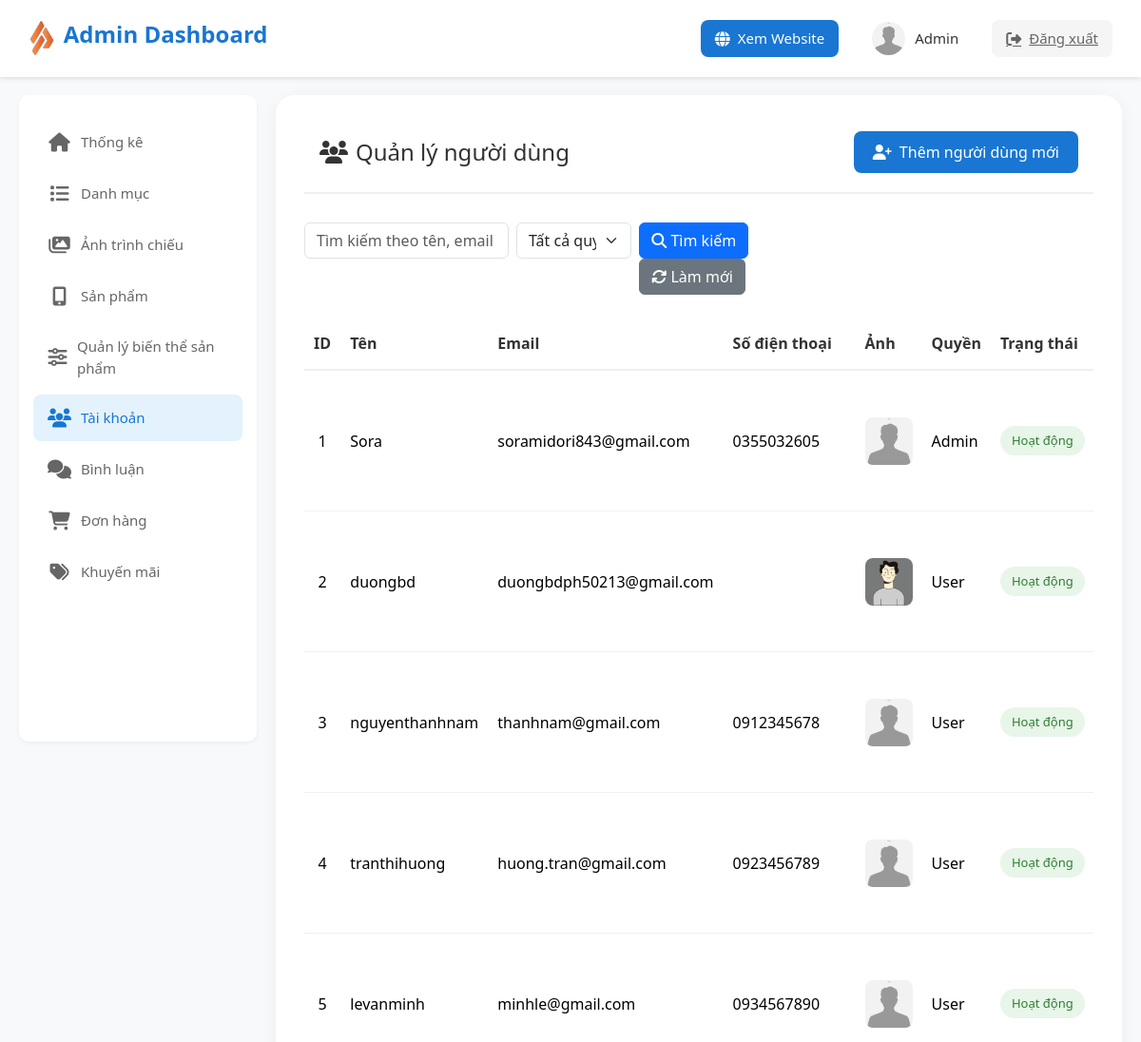
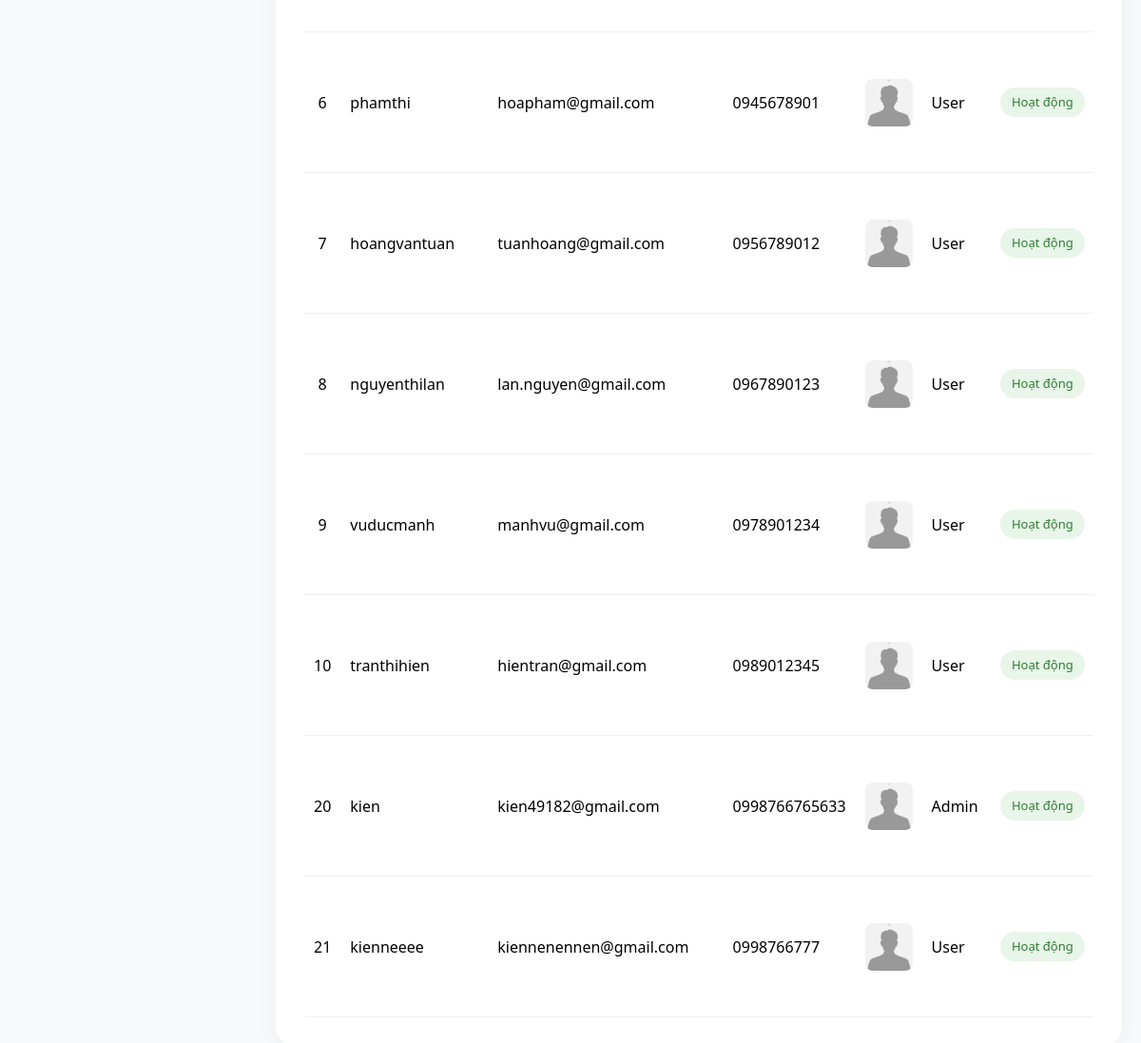
/admin/index.php?action=user (signed in), run on the app's committed database (2 pictures, top to bottom).
### tables this page shows
CREATE TABLE `users` (
  `user_id` int(11) NOT NULL,
  `username` varchar(50) NOT NULL,
  `password` varchar(255) NOT NULL,
  `email` varchar(100) NOT NULL,
  `fullname` varchar(100) DEFAULT NULL,
  `phone` varchar(20) DEFAULT NULL,
  `address` text DEFAULT NULL,
  `avatar` varchar(255) DEFAULT NULL,
  `role_id` int(11) DEFAULT NULL,
  `status` tinyint(4) DEFAULT 1,
  `created_at` timestamp NOT NULL DEFAULT current_timestamp(),
  `birthday` date DEFAULT NULL,
  `gender` tinyint(1) DEFAULT NULL COMMENT '0: Nữ, 1: Nam'
);

CREATE TABLE `roles` (
  `role_id` int(11) NOT NULL,
  `role_name` varchar(50) NOT NULL,
  `description` text DEFAULT NULL,
  `created_at` timestamp NOT NULL DEFAULT current_timestamp()
);

### admin/controllers/userController.php (called while the page is built, shortened)
<?php
require_once 'models/userModel.php';
class UserController
{
    public static function userController()
    {
        $users = UserModel::getAllUsersWithRoles();
        require_once 'views/user/user.php';
    }
}

### admin/commons/function.php (called while the page is built, shortened)
<?php
class MainModel {
    public function __construct() {
        $this->SUNNY = $this->connect_db();
    }
    public function connect_db() {
        try {
            $dsn = "mysql:host=" . DB_HOST . ";dbname=" . DB_NAME;
            $SUNNY = new PDO($dsn, DB_USER, DB_PASS, PDO_OPTIONS);
            return $SUNNY;
        } catch (PDOException $e) {
            error_log("Database Connection Error: " . $e->getMessage());
            throw new Exception("Không thể kết nối đến database");
        }
    }
}
try {
    $MainModel = new MainModel();
} catch (Exception $e) {
    error_log("MainModel initialization error: " . $e->getMessage());
    die("Không thể khởi tạo kết nối database");
}

### admin/models/userModel.php (called while the page is built, shortened)
<?php
class UserModel
{
    public static function getAllUsersWithRoles()
    {
        global $MainModel;
        $sql = "SELECT u.*, r.role_name FROM users u
                LEFT JOIN roles r ON u.role_id = r.role_id";
        try {
            $stmt = $MainModel->SUNNY->prepare($sql);
            $stmt->execute();
            return $stmt->fetchAll(PDO::FETCH_ASSOC);
        } catch (PDOException $e) {
            echo "Lỗi khi lấy danh sách người dùng: " . $e->getMessage();
            return false;
        }
    }
}

### admin/views/user/user.php (the view, shortened to what this page needs)
<!DOCTYPE html>
<html lang="vi">
<head>
    <link href="https://cdn.jsdelivr.net/npm/bootstrap@5.3.3/dist/css/bootstrap.min.css" rel="stylesheet">
    <link rel="stylesheet" href="https://cdnjs.cloudflare.com/ajax/libs/font-awesome/6.5.1/css/all.min.css">
</head>
<body>
    <?php include "./views/layout/header.php"; ?>
    <div class="main">
        <div class="sidebar">
            <?php include "./views/layout/sidebar.php"; ?>
        </div>
        <main>
            <div class="container">
                <div class="card">
                    <div class="card-header">
                        <h2>
                            <i class="fas fa-users me-2"></i>
                            Quản lý người dùng
                        </h2>
                        <a href="?action=addUser" class="btn-add">
                            <i class="fas fa-user-plus"></i>
                            Thêm người dùng mới
                        </a>
                    </div>
                    <div class="row mb-4">
                        <div class="col-md-8">
                            <form action="index.php" method="GET" class="d-flex gap-2">
                                <div class="flex-grow-1">
                                    <input type="text" name="keyword" class="form-control"
                                        value="<?= htmlspecialchars($_GET['keyword'] ?? '') ?>"
                                        placeholder="Tìm kiếm theo tên, email hoặc số điện thoại">
                                </div>
                                <div class="flex-grow-1">
                                    <select name="role" class="form-select">
                                        <option value="">Tất cả quyền</option>
                                    </select>
                                </div>
                                <div>
                                    <button type="submit" class="btn btn-primary">
                                        <i class="fas fa-search"></i> Tìm kiếm
                                    </button>
                                    <a href="index.php?action=user" class="btn btn-secondary">
                                        <i class="fas fa-sync"></i> Làm mới
                                    </a>
                                </div>
                            </form>
                        </div>
                    </div>
                    <div class="table-responsive">
                        <table class="table">
                            <thead>
                                <tr>
                                    <th width="5%">ID</th>
                                    <th width="10%">Tên</th>
                                    <th width="20%">Email</th>
                                    <th width="15%">Số điện thoại</th>
                                    <th width="10%">Ảnh</th>
                                    <th width="10%">Quyền</th>
                                    <th width="10%">Trạng thái</th>
                                </tr>
                            </thead>
                            <tbody>
                                <?php if (!empty($users)): ?>
                                    <?php foreach ($users as $user): ?>
                                        <tr>
                                            <td class="text-center"><?= htmlspecialchars($user['user_id']) ?></td>
                                            <td>
                                                <span class="fw-medium"><?= htmlspecialchars($user['username']) ?></span>
                                            </td>
                                            <td><?= htmlspecialchars($user['email']) ?></td>
                                            <td><?= htmlspecialchars($user['phone']) ?></td>
                                            <td class="text-center">
                                                <?php if (!empty($user['avatar'])): ?>
                                                    <img src="../<?= htmlspecialchars($user['avatar']) ?>" class="user-avatar"
                                                        alt="Avatar" onerror="this.src='../Uploads/User/default-avatar.jpg'">
                                                <?php else: ?>
                                                    <img src="../Uploads/User/default-avatar.jpg" class="user-avatar"
                                                        alt="Default Avatar">
                                                <?php endif; ?>
                                            </td>
                                            <td>
                                                <span class="fw-medium"><?= htmlspecialchars($user['role_name']) ?></span>
                                            </td>
                                            <td>
                                                <span
                                                    class="status-badge <?= $user['status'] ? 'status-active' : 'status-inactive' ?>">
                                                    <?= $user['status'] ? 'Hoạt động' : 'Ngừng hoạt động' ?>
                                                </span>
                                            </td>
                                        </tr>
                                    <?php endforeach; ?>
                                <?php endif; ?>
                            </tbody>
                        </table>
                    </div>
                </div>
            </div>
        </main>
    </div>
</body>
</html>

### admin/views/user/user.php (style rules this page uses)
body { background: #f8f9fa; padding-top: 80px; font-family: 'Segoe UI', Tahoma, Geneva, Verdana, sans-serif; }
.main { display: flex; max-width: 100%; margin: 0 auto; padding: 20px; }
.container { --bs-gutter-x: 0; }
main { width: calc(100% - 270px); margin-left: 270px; }
.card { background: white; border-radius: 20px; box-shadow: 0 4px 20px rgba(0, 0, 0, 0.05); padding: 30px; margin-bottom: 20px; border: none; }
.card-header { background: none; border-bottom: 2px solid #f0f0f0; padding-bottom: 20px; margin-bottom: 30px; display: flex; justify-content: space-between; align-items: center; }
.btn-add { background: #1976D2; color: white; padding: 10px 20px; border-radius: 8px; text-decoration: none; transition: all 0.3s; display: inline-flex; align-items: center; gap: 8px; }
.user-avatar { width: 45px; height: 45px; border-radius: 50%; object-fit: cover; }
.status-badge { padding: 6px 12px; border-radius: 20px; font-size: 13px; font-weight: 500; }
.status-active { background: #e8f5e9; color: #2e7d32; }
.table { margin-bottom: 0; }
.table th { border-bottom: 2px solid #f0f0f0; padding: 15px 10px; font-weight: 600; color: #333; }
.table td { padding: 15px 10px; vertical-align: middle; border-bottom: 1px solid #f0f0f0; }
.status-badge { display: inline-flex; align-items: center; padding: 6px 12px; border-radius: 20px; font-size: 13px; font-weight: 500; white-space: nowrap; }
.user-avatar { width: 50px; height: 50px; border-radius: 8px; object-fit: cover; display: block; }
.card-header h2 { font-size: 1.5rem; margin: 0; color: #333; display: flex; align-items: center; }

### admin/views/layout/sidebar.php (style rules this page uses)
* { padding: 0; margin: 0; box-sizing: border-box; font-family: 'Segoe UI', Tahoma, Geneva, Verdana, sans-serif; }

### data on the page
users: user_id "1", username "Sora", email "soramidori843@gmail.com", phone "0355032605", avatar (picture), role.role_name "Admin", status "Hoạt động"
users: user_id "2", username "duongbd", email "duongbdph50213@gmail.com", avatar (placeholder picture), role.role_name "User", status "Hoạt động"
users: user_id "3", username "nguyenthanhnam", email "thanhnam@gmail.com", phone "0912345678", avatar (picture), role.role_name "User", status "Hoạt động"
users: user_id "4", username "tranthihuong", email "huong.tran@gmail.com", phone "0923456789", avatar (picture), role.role_name "User", status "Hoạt động"
users: user_id "5", username "levanminh", email "minhle@gmail.com", phone "0934567890", avatar (picture), role.role_name "User", status "Hoạt động"
users: user_id "6", username "phamthi", email "hoapham@gmail.com", phone "0945678901", avatar (picture), role.role_name "User", status "Hoạt động"
users: user_id "7", username "hoangvantuan", email "tuanhoang@gmail.com", phone "0956789012", avatar (picture), role.role_name "User", status "Hoạt động"
users: user_id "8", username "nguyenthilan", email "lan.nguyen@gmail.com", phone "0967890123", avatar (picture), role.role_name "User", status "Hoạt động"
users: user_id "9", username "vuducmanh", email "manhvu@gmail.com", phone "0978901234", avatar (picture), role.role_name "User", status "Hoạt động"
users: user_id "10", username "tranthihien", email "hientran@gmail.com", phone "0989012345", avatar (picture), role.role_name "User", status "Hoạt động"
users: user_id "20", username "kien", email "kien49182@gmail.com", phone "0998766765633", avatar (picture), role.role_name "Admin", status "Hoạt động"
users: user_id "21", username "kienneeee", email "kiennenennen@gmail.com", phone "0998766777", avatar (picture), role.role_name "User", status "Hoạt động"
